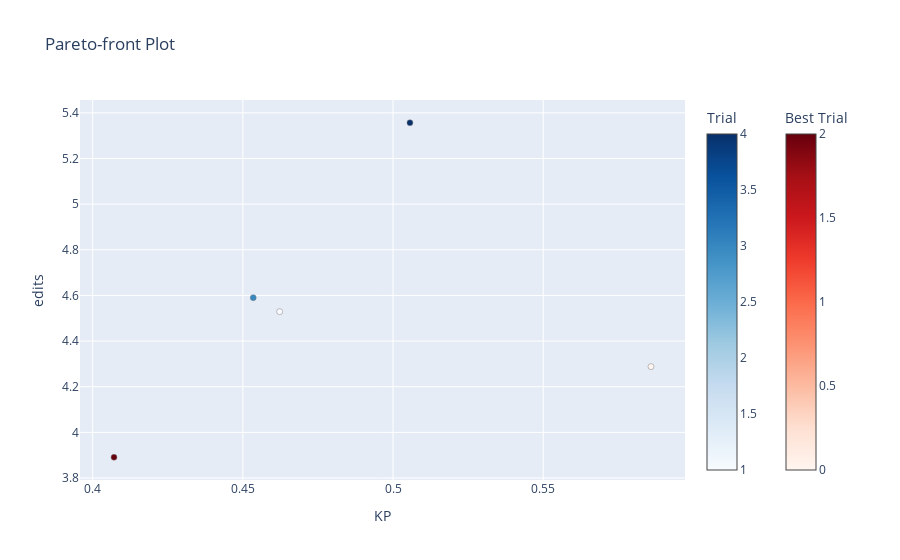

The code cell stored with this chart in its notebook:
### Code cell
optuna.visualization.plot_pareto_front(study, target_names=["KP", "edits"])

### Figure 1 — Plotly figure (JSON) as saved in the notebook; plotly's stock layout.template omitted (floating-point values rounded to 4 significant figures)
{"data": [{"hovertemplate": "%{text}<extra>Trial</extra>", "marker": {"color": [1, 3, 4], "colorbar": {"title": {"text": "Trial"}}, "colorscale": [[0, "rgb(247,251,255)"], [0.125, "rgb(222,235,247)"], [0.25, "rgb(198,219,239)"], [0.375, "rgb(158,202,225)"], [0.5, "rgb(107,174,214)"], [0.625, "rgb(66,146,198)"], [0.75, "rgb(33,113,181)"], [0.875, "rgb(8,81,156)"], [1, "rgb(8,48,107)"]], "line": {"color": "Grey", "width": 0.5}}, "mode": "markers", "showlegend": false, "text": ["{<br>  \"number\": 1,<br>  \"values\": [<br>    0.4622547056467761,<br>    4.528678304239402<br>  ],<br>  \"params\": {<br>    \"lambd2\": 0.8761418383644077,<br>    \"max_dist\": 1.8404437543307144,<br>    \"parts_type\": \"full\"<br>  }<br>}", "{<br>  \"number\": 3,<br>  \"values\": [<br>    0.45344989381142886,<br>    4.590115620040807<br>  ],<br>  \"params\": {<br>    \"lambd2\": 0.9168054807739401,<br>    \"max_dist\": 2.1547124861013778,<br>    \"parts_type\": \"full\"<br>  }<br>}", "{<br>  \"number\": 4,<br>  \"values\": [<br>    0.505628914846792,<br>    5.356608478802992<br>  ],<br>  \"params\": {<br>    \"lambd2\": 1.5266069865113312,<br>    \"max_dist\": 0.8059159319331459,<br>    \"parts_type\": \"minimize_head\"<br>  }<br>}"], "type": "scatter", "x": [0.4623, 0.4534, 0.5056], "y": [4.529, 4.59, 5.357]}, {"hovertemplate": "%{text}<extra>Best Trial</extra>", "marker": {"color": [0, 2], "colorbar": {"title": {"text": "Best Trial"}, "x": 1.1, "xpad": 40}, "colorscale": [[0, "rgb(255,245,240)"], [0.125, "rgb(254,224,210)"], [0.25, "rgb(252,187,161)"], [0.375, "rgb(252,146,114)"], [0.5, "rgb(251,106,74)"], [0.625, "rgb(239,59,44)"], [0.75, "rgb(203,24,29)"], [0.875, "rgb(165,15,21)"], [1, "rgb(103,0,13)"]], "line": {"color": "Grey", "width": 0.5}}, "mode": "markers", "showlegend": false, "text": ["{<br>  \"number\": 0,<br>  \"values\": [<br>    0.5858842188739096,<br>    4.288143278168215<br>  ],<br>  \"params\": {<br>    \"lambd2\": 0.636829232184531,<br>    \"max_dist\": 0.29549405171579957,<br>    \"parts_type\": \"full\"<br>  }<br>}", "{<br>  \"number\": 2,<br>  \"values\": [<br>    0.4070966614228282,<br>    3.890954432101564<br>  ],<br>  \"params\": {<br>    \"lambd2\": 0.42224818350191473,<br>    \"max_dist\": 1.9928725920778685,<br>    \"parts_type\": \"minimize_head\"<br>  }<br>}"], "type": "scatter", "x": [0.5859, 0.4071], "y": [4.288, 3.891]}], "layout": {"title": {"text": "Pareto-front Plot"}, "xaxis": {"title": {"text": "KP"}}, "yaxis": {"title": {"text": "edits"}}}}
